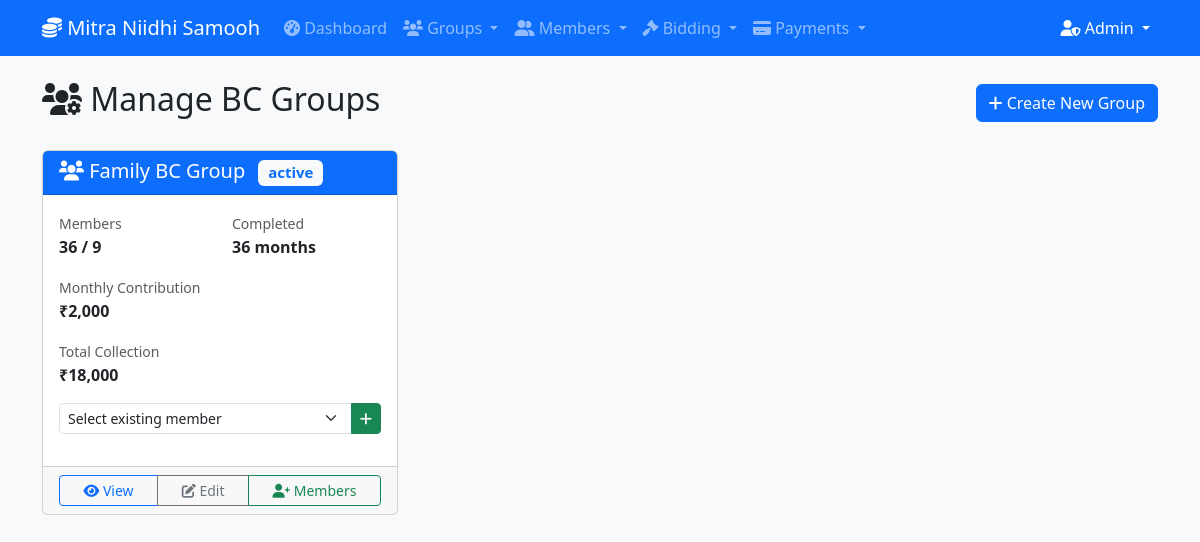
Page /admin_manage_groups.php (signed in) on the committed database.
### tables this page shows
CREATE TABLE bc_groups (
    id INT AUTO_INCREMENT PRIMARY KEY,
    group_name VARCHAR(100) NOT NULL,
    total_members INT NOT NULL,
    monthly_contribution DECIMAL(10,2) NOT NULL,
    total_monthly_collection DECIMAL(10,2) NOT NULL,
    start_date DATE NOT NULL,
    status ENUM('active', 'completed') DEFAULT 'active',
    created_at TIMESTAMP DEFAULT CURRENT_TIMESTAMP
);

### config.php (called while the page is built, shortened)
<?php
function formatCurrency($amount) {
    return '₹' . number_format($amount, 0);
}
?>

### admin_manage_groups.php (the view, shortened to what this page needs)
<?php
require_once 'config.php';
$pdo = getDB();
$stmt = $pdo->query("SELECT DISTINCT member_name FROM members ORDER BY member_name");
$existingMembers = $stmt->fetchAll(PDO::FETCH_COLUMN);
$pdo = getDB();
$stmt = $pdo->query("
    SELECT bg.*,
           COUNT(m.id) as actual_members,
           COUNT(mb.id) as completed_months
    FROM bc_groups bg
    LEFT JOIN members m ON bg.id = m.group_id AND m.status = 'active'
    LEFT JOIN monthly_bids mb ON bg.id = mb.group_id
    GROUP BY bg.id
    ORDER BY bg.created_at DESC
");
$groups = $stmt->fetchAll();
?>
<!DOCTYPE html>
<html lang="en">
<head>
    <link href="https://cdn.jsdelivr.net/npm/bootstrap@5.3.0/dist/css/bootstrap.min.css" rel="stylesheet">
    <link href="https://cdnjs.cloudflare.com/ajax/libs/font-awesome/6.0.0/css/all.min.css" rel="stylesheet">
</head>
<body class="bg-light">
    <?php include 'admin_navbar.php'; ?>
    <div class="container mt-4">
        <div class="d-flex justify-content-between align-items-center mb-4">
            <h2><i class="fas fa-users-cog"></i> Manage BC Groups</h2>
            <a href="admin_create_group_simple.php" class="btn btn-primary">
                <i class="fas fa-plus"></i> Create New Group
            </a>
        </div>
        <div class="row">
            <?php foreach ($groups as $group): ?>
                <div class="col-md-6 col-lg-4 mb-4">
                    <div class="card h-100">
                        <div class="card-header bg-primary text-white">
                            <h5 class="mb-0">
                                <i class="fas fa-users"></i> <?= htmlspecialchars($group['group_name']) ?>
                                <span class="badge bg-light text-primary ms-2"><?= $group['status'] ?></span>
                            </h5>
                        </div>
                        <div class="card-body">
                            <div class="row mb-3">
                                <div class="col-6">
                                    <small class="text-muted">Members</small><br>
                                    <strong><?= $group['actual_members'] ?> / <?= $group['total_members'] ?></strong>
                                </div>
                                <div class="col-6">
                                    <small class="text-muted">Completed</small><br>
                                    <strong><?= $group['completed_months'] ?> months</strong>
                                </div>
                            </div>
                            <div class="mb-3">
                                <small class="text-muted">Monthly Contribution</small><br>
                                <strong><?= formatCurrency($group['monthly_contribution']) ?></strong>
                            </div>
                            <div class="mb-3">
                                <small class="text-muted">Total Collection</small><br>
                                <strong><?= formatCurrency($group['total_monthly_collection']) ?></strong>
                            </div>
                            <form method="POST" class="mb-3">
                                <div class="input-group input-group-sm">
                                    <?php if (!empty($existingMembers)): ?>
                                        <select class="form-select" name="member_name" required onchange="updateMemberInput(this, <?= $group['id'] ?>)">
                                            <option value="">Select existing member</option>
                                        </select>
                                    <?php else: ?>
                                        <input type="text" class="form-control" name="member_name"
                                               placeholder="Add member name" required>
                                    <?php endif; ?>
                                    <button type="submit" name="add_member" class="btn btn-success">
                                        <i class="fas fa-plus"></i>
                                    </button>
                                </div>
                            </form>
                        </div>
                        <div class="card-footer">
                            <div class="btn-group w-100" role="group">
                                <a href="view_group.php?id=<?= $group['id'] ?>" class="btn btn-outline-primary btn-sm">
                                    <i class="fas fa-eye"></i> View
                                </a>
                                <button type="button" class="btn btn-outline-secondary btn-sm"
                                        data-bs-toggle="modal" data-bs-target="#editModal<?= $group['id'] ?>">
                                    <i class="fas fa-edit"></i> Edit
                                </button>
                                <a href="admin_add_member.php?group_id=<?= $group['id'] ?>" class="btn btn-outline-success btn-sm">
                                    <i class="fas fa-user-plus"></i> Members
                                </a>
                            </div>
                        </div>
                    </div>
                </div>
            <?php endforeach; ?>
        </div>
    </div>
</body>
</html>

### rows in the picture
bc_groups: group_name "Family BC Group", status "active", actual_members "36", total_members "9", completed_months "36", monthly_contribution "₹2,000", total_monthly_collection "₹18,000"

### other values in the picture
APP_NAME "Mitra Niidhi Samooh"
